Frame 1 (no input): blank canvas, image omitted
Frame 60 (no input): blank canvas, image omitted
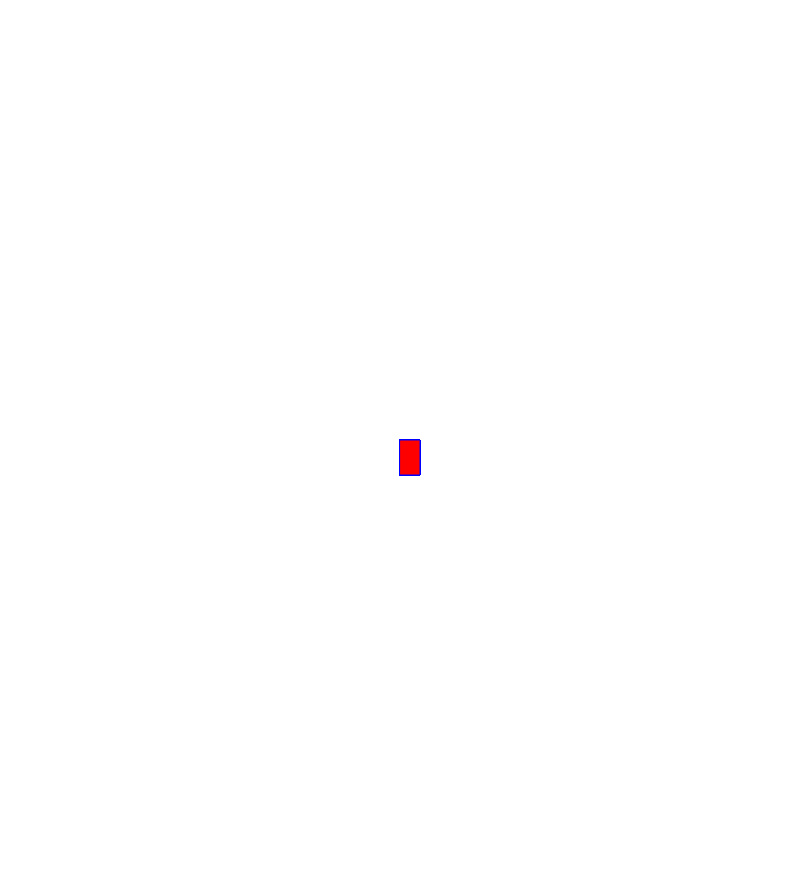
Frame 120 (the mouse pressed at the canvas centre since frame 60)

The p5.js sketch whose frames 1 and 60 were blank and that drew this single picture after the mouse press (run headless with seeded random() and noise() and a simulated clock; from frame 60 on, the mouse is pressed at the canvas centre):

// p5.js sketch
// ── sketch.js
function setup() {
  createCanvas(800, 880);
  background('white');
}

function draw() {
  
  stroke("blue");
  fill("red");
  
  // console.lon(mouseIsPressed);

  if (mouseIsPressed) 
  rect (mouseX,mouseY,20,35);
   }    
